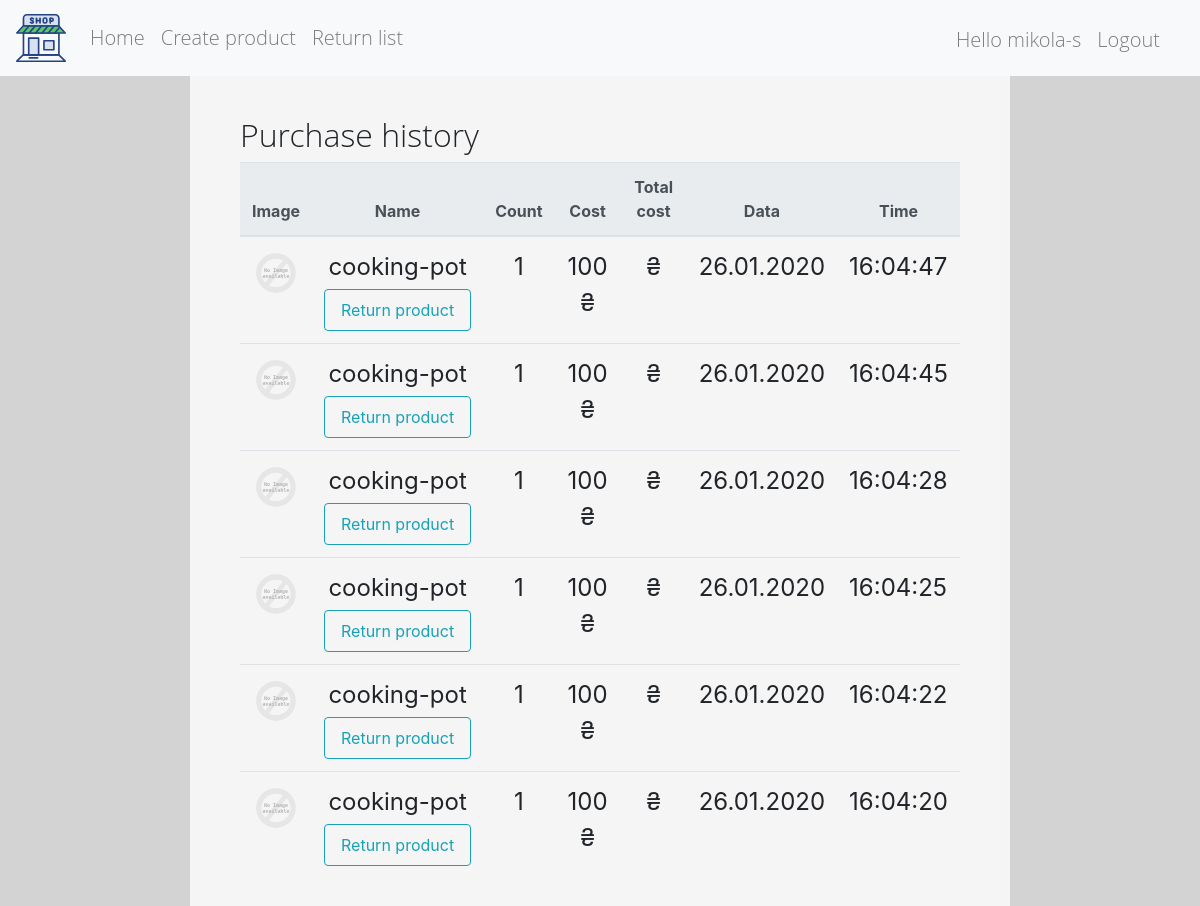
Page /purchase_list/ (signed in) on the committed database.
### shop/models.py (models this page shows, shortened)
class Purchase(models.Model):
    buyer = models.ForeignKey(User, on_delete=models.DO_NOTHING)
    product = models.ForeignKey(
        to=Product,
        on_delete=models.DO_NOTHING,
        related_name='product')
    count = models.PositiveIntegerField()
    time = models.DateTimeField(auto_now_add=True)

class Product(models.Model):
    name = models.CharField(max_length=50)
    description = models.CharField(max_length=256)
    price = models.DecimalField(
        decimal_places=2,
        max_digits=12,
        validators=[MinValueValidator(Decimal('0.00'))])
    photo = models.FileField(upload_to='shop/product_image/')
    count = models.PositiveIntegerField()

### shop/views.py (the view)
# urls.py: path('purchase_list/', PurchaseList.as_view(), name='purchase_list'),
class PurchaseList(YouCash, FormMixin, ListView):
    template_name = 'shop/purchase/list.html'
    model = models.Purchase
    context_object_name = 'purchases'
    paginate_by = 6
    ordering = '-time'
    page_kwarg = 'page'
    form_class = forms.ReturnCreateForm
    success_url = '/purchase_list/'
    def get_queryset(self):
        qs = super().get_queryset()
        qs = qs.annotate(post_time=F('purchase__post_time'))
        return qs

### shop/views.py (called while the page is built)
    def get_context_data(self, **kwargs):
        context = super().get_context_data(**kwargs)
        if self.request.user.pk is not None:
            context.update({'cash': self.request.user.profile.cash})
        return context

### shop/templates/shop/purchase/list.html (shortened to what this page needs)
{% extends 'shop/page_item/base.html' %}
{% load staticfiles %}
{% block content %}
    {% if user.is_authenticated %}
        <div class="col-md-8 col-sm-8 col-12 col box">
            <h2>Purchase history</h2>
            <div class="card-group mx-0 px-0">
                <table class="table table-hover">
                    <thead class="thead-light">
                    <tr>
                        <th scope="col" class="text-center">Image</th>
                        <th scope="col" class="text-center">Name</th>
                        <th scope="col" class="text-center">Count</th>
                        <th scope="col" class="text-center">Cost</th>
                        <th scope="col" class="text-center">Total cost</th>
                        <th scope="col" class="text-center">Data</th>
                        <th scope="col" class="text-center">Time</th>
                    </tr>
                    </thead>
                    <tbody class="purchase-list">
                    {% for purchase in purchases %}
                        <tr>
                            <td scope="row" class="text-center">
                                <img src="{{ MEDIA_URL }}{{ purchase.product.photo }}" alt="no image"
                                     onerror="if (this.src != 'static/images/alt.svg') this.src = '{% static "images/alt.svg" %}'"
                                >
                            </td>
                            <td class="text-center">
                                {{ purchase.product.name }}
                                {% include 'shop/return/create_form.html' %}
                            </td>
                            <td class="text-center">{{ purchase.count }}</td>
                            <td class="text-center">{{ purchase.product.price|floatformat:"-2" }} ₴</td>
                            <td class="text-center">{{ purchase.total|floatformat:"-2" }} ₴</td>
                            <td>{{ purchase.time|date:"d.m.Y" }}</td>
                            <td>{{ purchase.time|date:"H:i:s" }}</td>
                        </tr>
                    {% empty %}
                        <tr>
                            <td>no purchases</td>
                        </tr>
                    {% endfor %}
                </table>
            </div>
        </div>
    {% endif %}
{% endblock content %}

### shop/templates/shop/page_item/navbar.html
{% load staticfiles %}
<nav class="navbar navbar-expand-lg navbar-expand navbar-light bg-light ">
    <div class="collapse navbar-collapse">
        <a class="navbar-brand" href="#">
            <img src="{% static 'images/shop.svg' %}" width="50" height="50" alt="">
        </a>
        <ul class="navbar-nav pl-0 mr-auto">
            <li class="nav-item">
                <a class="nav-link" href="{% url 'shop:index' %}">Home</a>
            </li>
            {% if user.is_authenticated %}
                {% if user.is_superuser %}
                    <li class="nav-item">
                        <a class="nav-link" href="{% url 'shop:product_create' %}">Create product</a>
                    </li>
                    <li class="nav-item">
                        <a class="nav-link" href="{% url 'shop:return_list' %}">Return list</a>
                    </li>
                {% else %}
                    <li class="nav-item">
                        <a class="nav-link" href="{% url 'shop:purchase_list'%}">Purchase history</a>
                    </li>
                {% endif %}
            {% endif %}
        </ul>
        <ul class="navbar-nav pl-0 pb-0 mt-2 mr-3" style="height: 50px">
            {% if not user.is_authenticated %}
                <p class="navbar-text mx-2" id="nav-text">Hello Guest</p>
                <li class="nav-item">
                    <a class="nav-link" href="{% url 'shop:user_create' %}">Register</a>
                </li>
                <p class="navbar-text mx-2"> or </p>
                <li class="nav-item">
                    <a class="nav-link" href="{% url 'shop:user_login' %}">Login</a>
                </li>
            {% else %}
                <p class="nav-item nav-link">Hello {{ user }}</p>
                <li class="nav-item">
                    <a class="nav-link" href="{% url 'shop:user_logout' %}">Logout</a>
                </li>
            {% endif %}
        </ul>
    </div>
</nav>

### shop/templates/shop/return/create_form.html (shortened to what this page needs)
<div class="mx-auto mt-1">
    <form action="{% url 'shop:return_create' %}" method="post">
        {% if purchase.post_time %}
            <button type="submit" disabled class="nav-link btn btn-outline-secondary mx-auto">
                Return request sent
            </button>
        {% else %}
            <button type="submit" class="nav-link btn btn-outline-info mx-auto">
                Return product
            </button>
        {% endif %}
    </form>
</div>

### files/static/css/style.css (style rules this page uses)
body { background-color: lightgrey; }
h2 { font-family: "Open Sans Light", sans-serif; }
p { font-family: "Open Sans Light", sans-serif; font-size: 20px; }
li { font-family: "Open Sans Light", sans-serif; font-size: 20px; }
.box { background-color: whitesmoke; padding: 40px 50px 50px; }
.nav-item { font-family: "Open Sans Light", sans-serif; font-size: 20px; }
.btn { white-space: nowrap; }
.purchase-list td { font-size: 150%; }

### rows in the picture
Purchase: product.name "cooking-pot", count "1", product.price "100", time "26.01.2020", time "16:04:47"
Purchase: product.name "cooking-pot", count "1", product.price "100", time "26.01.2020", time "16:04:45"
Purchase: product.name "cooking-pot", count "1", product.price "100", time "26.01.2020", time "16:04:28"
Purchase: product.name "cooking-pot", count "1", product.price "100", time "26.01.2020", time "16:04:25"
Purchase: product.name "cooking-pot", count "1", product.price "100", time "26.01.2020", time "16:04:22"
Purchase: product.name "cooking-pot", count "1", product.price "100", time "26.01.2020", time "16:04:20"

### other values in the picture
{{ user }} "mikola-s"
